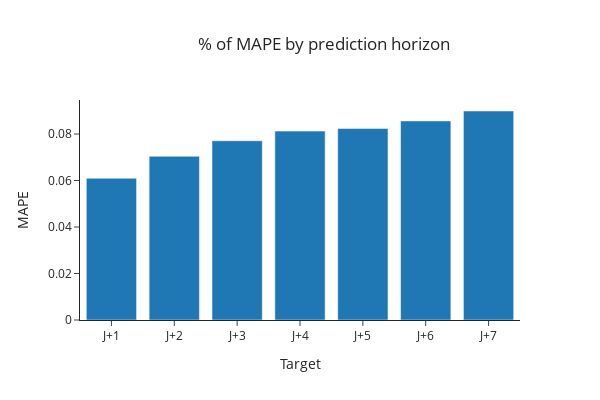

This figure's notebook cell:
### Code cell
#plt.figure(figsize=(25,5))
#plt.bar(scores_df.loc[:,['Target']], scores_df.loc[:,['MAPE']])
fig = px.bar(scores_df, x='Target', y='MAPE', title='% of MAPE by prediction horizon', 
            template='simple_white', width=600, height=400)
            #text=[f'{i}%' for i in scores_df['MAPE']])
fig.update_layout(title_x=0.75)

### Figure 1 — Plotly figure (JSON) as saved in the notebook; plotly's stock layout.template omitted (floating-point values rounded to 4 significant figures)
{"data": [{"alignmentgroup": "True", "hovertemplate": "Target=%{x}<br>MAPE=%{y}<extra></extra>", "legendgroup": "", "marker": {"color": "#1F77B4", "pattern": {"shape": ""}}, "name": "", "offsetgroup": "", "orientation": "v", "showlegend": false, "textposition": "auto", "type": "bar", "x": ["J+1", "J+2", "J+3", "J+4", "J+5", "J+6", "J+7"], "xaxis": "x", "y": [0.06096, 0.07042, 0.07709, 0.08124, 0.08239, 0.08564, 0.0899], "yaxis": "y"}], "layout": {"barmode": "relative", "height": 400, "legend": {"tracegroupgap": 0}, "title": {"text": "% of MAPE by prediction horizon", "x": 0.75}, "width": 600, "xaxis": {"anchor": "y", "domain": [0, 1], "title": {"text": "Target"}}, "yaxis": {"anchor": "x", "domain": [0, 1], "title": {"text": "MAPE"}}}}
